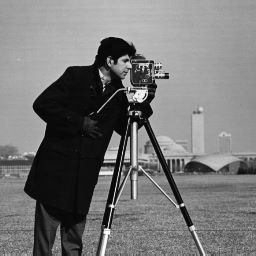
%> input picture class_lab_session/images/cameraman.tif, 256 x 256 px
$ octave ch11_practice1.m   (GNU Octave 9; MATLAB toolbox functions it lacks are replaced by stand-ins)
%> lines starting %> are read from the running program, lines starting %| are printed output that depends on the picture
% Chapter 11 Practice 1: Simulating a Transformed Image
% Creates moving image by applying rotation and translation

pkg load image;

% Load fixed image
fixed = im2double(imread('../images/cameraman.tif'));
%> fixed: size 256x256 double; min 0, max 1, mean 0.466

% Simulate moving image (rotated + translated)
moving = imrotate(fixed, 10, 'bilinear', 'crop');
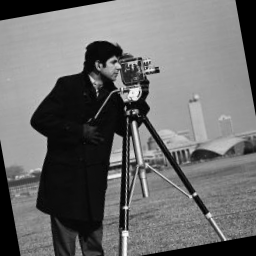
%> moving: size 256x256 double; min 0, max 0.994, mean 0.427
moving = circshift(moving, [10, 15]);
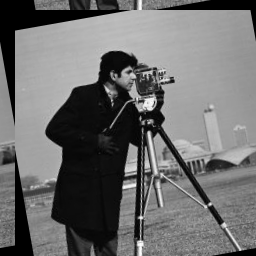
%> moving: size 256x256 double; min 0, max 0.994, mean 0.427; mean of the top-left, top-right, bottom-left and bottom-right quarters 0.416, 0.56, 0.26, 0.473

% Display both images
figure;
subplot(1,2,1);
imshow(fixed);
title('Fixed Image');

subplot(1,2,2);
imshow(moving);
title('Moving Image');

disp('Created transformed image with 10° rotation and [10,15] translation');

$ run again, with class_lab_session/images/peppers.tif copied over class_lab_session/images/cameraman.tif
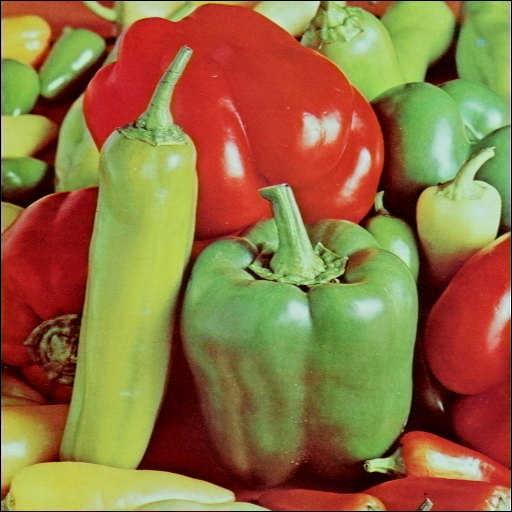
%> input picture class_lab_session/images/peppers.tif, 512 x 512 px
%> `moving = imrotate(fixed, 10, 'bilinear', 'crop');`:
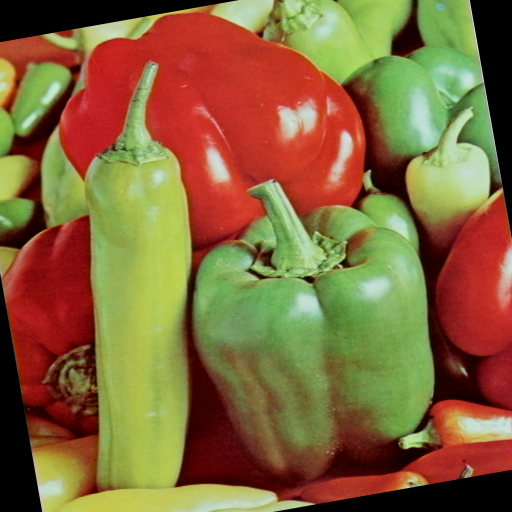
%> moving: size 512x512x3 double; mean R, G, B 0.52, 0.402, 0.23
%> `moving = circshift(moving, [10, 15]);`:
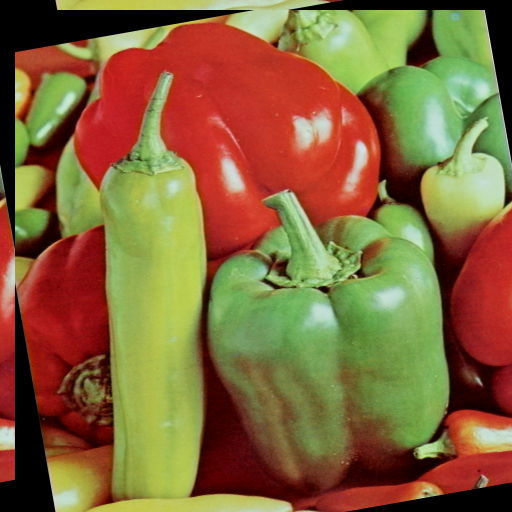
%> moving: size 512x512x3 double; mean R, G, B 0.52, 0.402, 0.23; mean of the top-left, top-right, bottom-left and bottom-right quarters 0.374, 0.443, 0.363, 0.357
